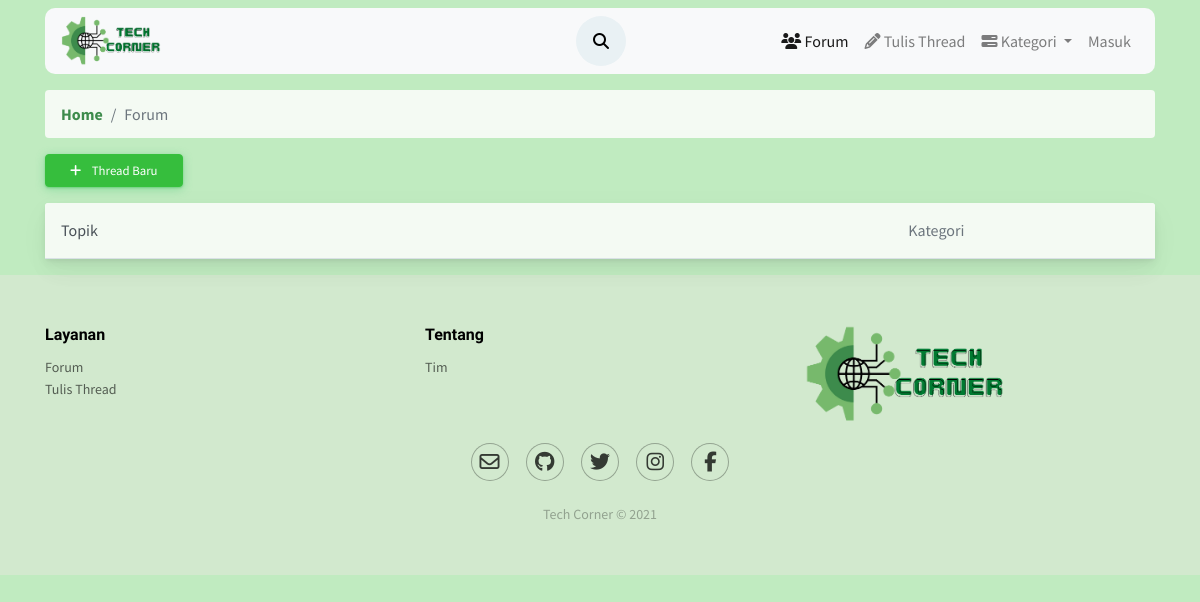
The page /forum/all.php on the database as committed earlier.
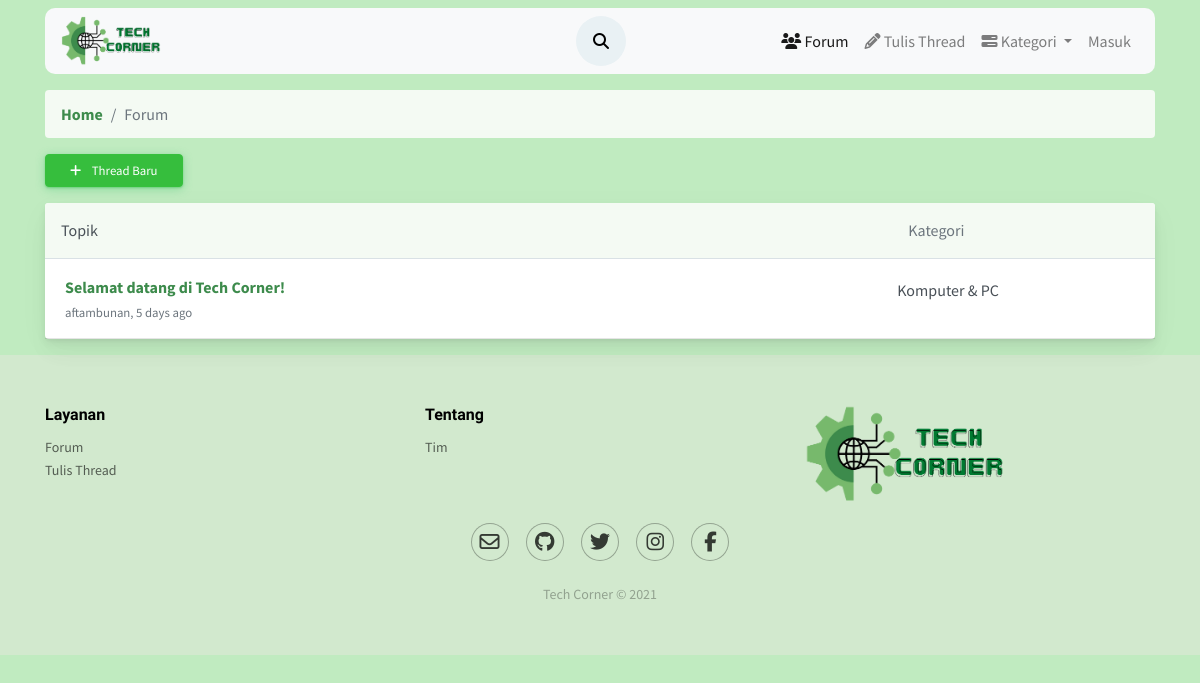
The same page on the database as committed later.
### tables this page shows
CREATE TABLE `posting` (
  `id_thread` int(50) NOT NULL,
  `user_id` int(50) NOT NULL,
  `judul` varchar(50) NOT NULL,
  `konten` text NOT NULL,
  `kategori` varchar(50) NOT NULL,
  `thumb` varchar(50) NOT NULL,
  `tanggal_posting` timestamp NOT NULL DEFAULT current_timestamp(),
  `diubah` varchar(20) DEFAULT NULL
);

CREATE TABLE `users` (
  `id_user` int(11) NOT NULL,
  `username` varchar(50) NOT NULL,
  `email` varchar(100) NOT NULL,
  `password` varchar(100) NOT NULL,
  `name` varchar(100) NOT NULL,
  `foto` varchar(50) NOT NULL,
  `level` varchar(20) NOT NULL,
  `vkey` varchar(200) NOT NULL,
  `verified` enum('0','1') NOT NULL DEFAULT '0' COMMENT '0 = not verified\r\n1 = verified\r\n',
  `created_at` timestamp(6) NOT NULL DEFAULT current_timestamp(6)
);

### forum/funct/function.php (called while the page is built, shortened)
<?php
function query($query)
{
    global $conn;
    $result=mysqli_query($conn,$query);
    $rows=[];
    while($row= mysqli_fetch_assoc($result))
    {
        $rows[]=$row;
    }
    return $rows;
}
function users($id_user)
{
     $query="SELECT * FROM users WHERE
        id_user ='$id_user';";
     return query($query);
}
function times( $time )
{
    $time_difference = time() - $time;
    $condition = array( 12 * 30 * 24 * 60 * 60 =>  'year',
                30 * 24 * 60 * 60       =>  'month',
                24 * 60 * 60            =>  'day',
                60 * 60                 =>  'hour',
                60                      =>  'minute',
                1                       =>  'second'
    );
    foreach( $condition as $secs => $str )
    {
        $d = $time_difference / $secs;
        if( $d >= 1 )
        {
            $t = round( $d );
            return  $t . ' ' . $str . ( $t > 1 ? 's' : '' ) . ' ago';
        }
    }
}
?>

### forum/all.php (the view)
<?php include('layout/header.php'); ?>
<?php include('layout/navbar.php'); ?>
<?php include('funct/function.php'); ?>
<?php
$list = query("SELECT * FROM posting ORDER BY tanggal_posting DESC");
?>
<div class="forum">
    <div class="container align-self-center">
        <nav aria-label="breadcrumb">
            <ol class="breadcrumb">
                <li class="breadcrumb-item"><a href="../index.php">Home</a></li>
                <li class="breadcrumb-item active" aria-current="page">Forum</li>
            </ol>
        </nav>
        <div class="d-flex flex-wrap justify-content-between">
            <div> <a href="buat.php"><button type="button" class="btn btn-shadow btn-wide btn-success"> <span class="btn-icon-wrapper pr-2 opacity-7"> <i class="fa fa-plus fa-w-20"></i> </span> Thread Baru </button></a> </div>
        </div>
        <div class="card mb-3 mt-3">
            <div class="card-header pl-0 pr-0">
                <div class="row no-gutters w-100 align-items-center">
                    <div class="col ml-3">Topik</div>
                    <div class="col-4 text-muted">
                        <div class="row no-gutters align-items-center">
                            <div class="col-4"></div>
                            <div class="col-8">Kategori</div>
                        </div>
                    </div>
                </div>
            </div>
            <?php foreach ($list as $data) : ?>
                <?php foreach ($res = users($data['user_id']) as $user) : ?>
                    <div class="card-body py-3">
                        <div class="row no-gutters align-items-center">
                            <div class="col"> <a href="view.php?thread=<?= $data['id_thread'] ?>" class="text-big" data-abc="true"><?= $data['judul'] ?></a>
                                <div class="text-muted small mt-1"><?= $user['username'] ?>, <?= times(strtotime($data['tanggal_posting'])) ?> <a href="javascript:void(0)" class="text-muted" data-abc="true"></a></div>
                            </div>
                            <div class="d-none d-md-block col-4">
                                <div class="row no-gutters align-items-center">
                                    <div class="col-4"></div>
                                    <div class="media col-8 align-items-center">
                                        <p><?= $data['kategori'] ?></p>
                                    </div>
                                </div>
                            </div>
                        </div>
                    </div>
                    <hr class="m-0">
                <?php endforeach; ?>
            <?php endforeach; ?>
        </div>
    </div>
</div>
<?php include('layout/footer.php'); ?>

Rows that differ between the two databases and show on the page:
added posting: judul "Selamat datang di Tech Corner!", tanggal_posting "5 days ago", kategori "Komputer & PC"
now on this page (row unchanged): users: username "aftambunan"
